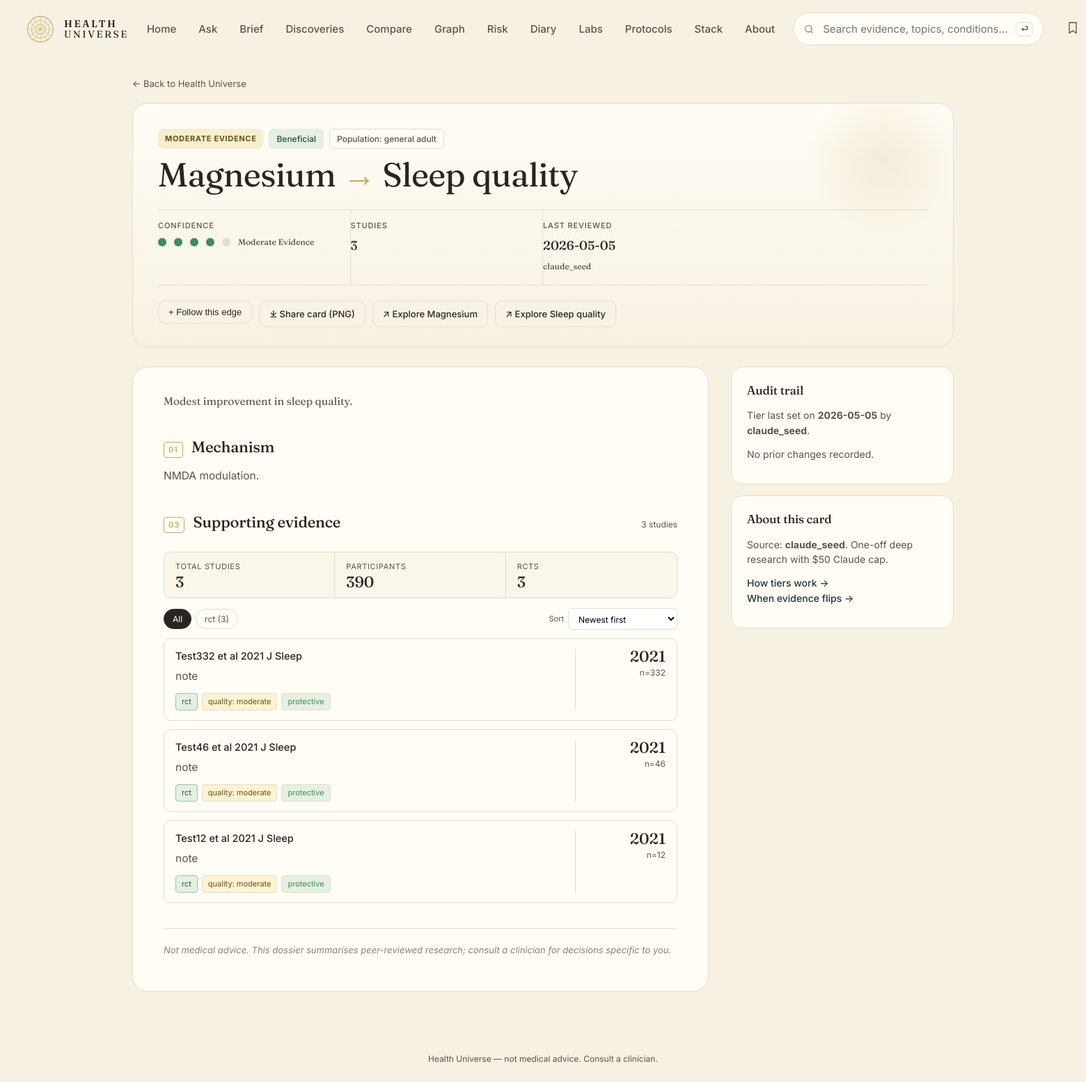
/edge/514, run on an earlier commit of the app's database.
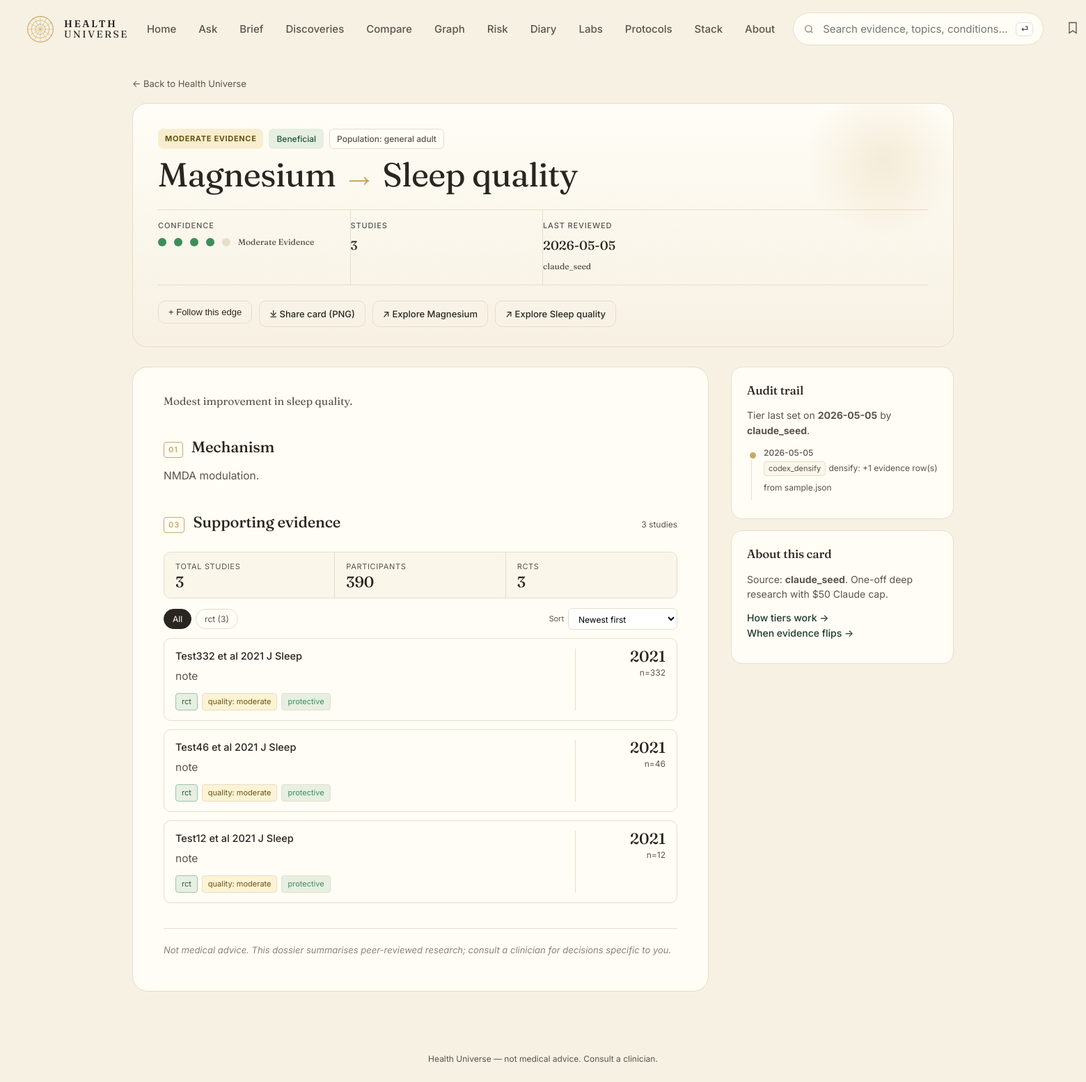
And on a later commit of the database.
### tables this page shows
CREATE TABLE edge (
    id              INTEGER PRIMARY KEY,
    factor_id       INTEGER NOT NULL REFERENCES entity(id),
    outcome_id      INTEGER NOT NULL REFERENCES entity(id),
    direction       TEXT NOT NULL CHECK (direction IN (
                      'protective','harmful','neutral','u_shaped','mixed')),
    tier            TEXT NOT NULL CHECK (tier IN ('A','B','C','D','X','deprecated')),
    effect_size     TEXT,         -- qualitative: trivial/small/moderate/large
    effect_quant    TEXT,         -- e.g. "RR 0.82 (0.74-0.91)"
    population      TEXT,         -- e.g. "adults>50; ApoE4 carriers"
    mechanism       TEXT,         -- 1-paragraph plain English
    summary         TEXT,         -- card body copy
    caveats         TEXT,
    seed_source     TEXT NOT NULL CHECK (seed_source IN ('claude_seed','gemma_daily','manual')),
    created_at      TEXT NOT NULL DEFAULT (datetime('now')),
    updated_at      TEXT NOT NULL DEFAULT (datetime('now')),
    last_reviewed   TEXT NOT NULL DEFAULT (datetime('now')), embedding BLOB, embedded_at TEXT,
    UNIQUE(factor_id, outcome_id, population)
);

CREATE TABLE entity (
    id            INTEGER PRIMARY KEY,
    slug          TEXT NOT NULL UNIQUE,
    name          TEXT NOT NULL,
    kind          TEXT NOT NULL CHECK (kind IN (
                    'food','nutrient','supplement','drug','activity',
                    'behavior','environmental','pathogen','gene',
                    'biomarker','condition','process')),
    aliases       TEXT,           -- JSON array
    description   TEXT,
    created_at    TEXT NOT NULL DEFAULT (datetime('now')),
    updated_at    TEXT NOT NULL DEFAULT (datetime('now'))
, embedding BLOB, embedded_at TEXT);

CREATE TABLE evidence (
    id            INTEGER PRIMARY KEY,
    edge_id       INTEGER NOT NULL REFERENCES edge(id) ON DELETE CASCADE,
    citation      TEXT NOT NULL,
    url           TEXT,
    doi           TEXT,
    pmid          TEXT,
    year          INTEGER,
    study_type    TEXT CHECK (study_type IN (
                    'meta_analysis','systematic_review','rct','cohort',
                    'case_control','cross_sectional','mechanistic',
                    'animal','case_report','expert_opinion')),
    n_participants INTEGER,
    direction     TEXT,           -- direction this study supports
    quality       TEXT CHECK (quality IN ('high','moderate','low','very_low')),
    notes         TEXT,
    source_id     INTEGER REFERENCES source(id),
    created_at    TEXT NOT NULL DEFAULT (datetime('now'))
, is_counter INTEGER NOT NULL DEFAULT 0);

CREATE TABLE edge_history (
    id          INTEGER PRIMARY KEY,
    edge_id     INTEGER NOT NULL REFERENCES edge(id) ON DELETE CASCADE,
    changed_at  TEXT NOT NULL DEFAULT (datetime('now')),
    field       TEXT NOT NULL,
    old_value   TEXT,
    new_value   TEXT,
    reason      TEXT,
    actor       TEXT             -- 'claude_seed','gemma_daily','claude_adjudicator','human'
);

### web/app.py (the view)
@app.get("/edge/{edge_id}", response_class=HTMLResponse)
def edge_detail(request: Request, edge_id: int):
    profile = decode(request.cookies.get(COOKIE))
    with connect() as conn:
        e = conn.execute("""
            SELECT e.*, f.slug AS f_slug, f.name AS f_name, f.kind AS f_kind,
                   o.slug AS o_slug, o.name AS o_name, o.kind AS o_kind
            FROM edge e
            JOIN entity f ON f.id = e.factor_id
            JOIN entity o ON o.id = e.outcome_id
            WHERE e.id = ?""", (edge_id,)).fetchone()
        if not e:
            return HTMLResponse("Not found", status_code=404)
        try:
            evidence = conn.execute("""
                SELECT ev.*, COALESCE(s.is_retracted, 0) AS is_retracted,
                       s.retraction_note
                FROM evidence ev
                LEFT JOIN evidence_status s ON s.pmid = ev.pmid
                WHERE ev.edge_id=? AND COALESCE(ev.is_counter,0)=0
                ORDER BY ev.year DESC""", (edge_id,)).fetchall()
            counter = conn.execute("""
                SELECT ev.*, COALESCE(s.is_retracted, 0) AS is_retracted,
                       s.retraction_note
                FROM evidence ev
                LEFT JOIN evidence_status s ON s.pmid = ev.pmid
                WHERE ev.edge_id=? AND COALESCE(ev.is_counter,0)=1
                ORDER BY ev.year DESC""", (edge_id,)).fetchall()
        except Exception:
            evidence = conn.execute(
                "SELECT *, 0 AS is_retracted, NULL AS retraction_note "
                "FROM evidence WHERE edge_id=? AND COALESCE(is_counter,0)=0 "
                "ORDER BY year DESC", (edge_id,)).fetchall()
            counter = conn.execute(
                "SELECT *, 0 AS is_retracted, NULL AS retraction_note "
                "FROM evidence WHERE edge_id=? AND COALESCE(is_counter,0)=1 "
                "ORDER BY year DESC", (edge_id,)).fetchall()
        history = conn.execute(
            "SELECT * FROM edge_history WHERE edge_id = ? ORDER BY changed_at DESC",
            (edge_id,)).fetchall()
    ev_rows = [dict(r) for r in evidence]
    co_rows = [dict(r) for r in counter]
    retracted_count = sum(1 for r in ev_rows + co_rows if r.get("is_retracted"))
    return render(request, "edge.html", {
        "e": dict(e),
        "evidence": ev_rows,
        "counter": co_rows,
        "history": [dict(r) for r in history],
        "retracted_evidence_count": retracted_count,
        "profile": profile,
    })

### web/templates/edge.html (shortened to what this page needs)
{% extends "base.html" %}
{% block content %}
<section class="dossier">
  <a class="back" href="/">← Back to Health Universe</a>
  <header class="dossier-hero">
    <div class="dossier-eyebrow">
      <span class="pill tier-{{ e.tier }}">{{ TIER_LABEL[e.tier] | upper }}</span>
      <span class="badge dir-{{ e.direction }}">{{ DIRECTION_LABEL[e.direction] }}</span>
      {% if e.population %}<span class="badge ghost">Population: {{ e.population }}</span>{% endif %}
    </div>
    <h1 class="dossier-title">
      {{ e.f_name }} <span class="dossier-arrow" aria-hidden="true">→</span> {{ e.o_name }}
    </h1>
    <dl class="dossier-stats">
      <div>
        <dt>Confidence</dt>
        <dd class="dossier-conf">
          {% for i in range(5) %}<span class="dotmark big {% if i < TIER_DOTS[e.tier] %}on{% endif %}"></span>{% endfor %}
          <span class="muted small">{{ TIER_LABEL[e.tier] }}</span>
        </dd>
      </div>
      <div>
        <dt>Studies</dt>
        <dd>{{ evidence|length }}{% if counter %} <span class="muted small">+ {{ counter|length }} counter</span>{% endif %}</dd>
      </div>
      <div>
        <dt>Last reviewed</dt>
        <dd>{{ e.last_reviewed[:10] }}<br/><span class="muted small">{{ e.seed_source }}</span></dd>
      </div>
    </dl>
    <div class="dossier-actions">
      <form method="post" action="/follow" style="display:inline">
        <button class="btn-secondary inline {% if e.id in (profile.watch_edges if profile else []) %}is-following{% endif %}" type="submit">
          {% if e.id in (profile.watch_edges if profile else []) %}✓ Following{% else %}+ Follow this edge{% endif %}
        </button>
      </form>
      <a class="btn-secondary inline" href="/edge/{{ e.id }}.png" target="_blank" rel="noopener">⤓ Share card (PNG)</a>
      <a class="btn-secondary inline" href="/explore?focus={{ e.f_slug }}">↗ Explore {{ e.f_name }}</a>
      <a class="btn-secondary inline" href="/explore?focus={{ e.o_slug }}">↗ Explore {{ e.o_name }}</a>
    </div>
  </header>
  <div class="dossier-grid">
    <article class="dossier-body">
      <section class="dossier-section dossier-lede">
        <p>{{ e.summary }}</p>
      </section>
      {% if e.mechanism %}
      <section class="dossier-section">
        <h2 class="dossier-h2"><span class="dossier-num">01</span> Mechanism</h2>
        <p>{{ e.mechanism }}</p>
      </section>
      {% endif %}
      <section class="dossier-section" id="evidence-section">
        <div class="dossier-section-head">
          <h2 class="dossier-h2"><span class="dossier-num">03</span> Supporting evidence</h2>
          <span class="muted small">{{ evidence|length }} stud{{ evidence|length == 1 and "y" or "ies" }}{% if counter %} · {{ counter|length }} counter{% endif %}</span>
        </div>
        {% if evidence %}
        <div class="evidence-rail">
          {% set st_counts = {} %}
          {% set total_n_ns = namespace(v=0) %}
          {% for ev in evidence %}
            {% set _ = st_counts.update({ev.study_type or 'other': st_counts.get(ev.study_type or 'other', 0) + 1}) %}
            {% if ev.n_participants %}{% set total_n_ns.v = total_n_ns.v + ev.n_participants %}{% endif %}
          {% endfor %}
          {% set total_n = total_n_ns.v %}
          <div class="evidence-rail-stat">
            <dt>Total studies</dt><dd>{{ evidence|length }}</dd>
          </div>
          <div class="evidence-rail-stat">
            <dt>Participants</dt><dd>{{ total_n and "{:,}".format(total_n) or "—" }}</dd>
          </div>
          {% if st_counts.get('rct') %}
          <div class="evidence-rail-stat">
            <dt>RCTs</dt><dd>{{ st_counts.get('rct', 0) }}</dd>
          </div>
          {% endif %}
        </div>
        <div class="evidence-controls" role="toolbar" aria-label="Filter evidence">
          <button class="ev-filter active" data-ev-filter="all">All</button>
          {% for st, n in st_counts.items() %}
            {% if n %}<button class="ev-filter" data-ev-filter="{{ st }}">{{ st.replace("_", " ") }} ({{ n }})</button>{% endif %}
          {% endfor %}
          <label class="ev-sort-label">Sort
            <select id="evSort">
              <option value="year-desc">Newest first</option>
            </select>
          </label>
        </div>
        <div class="evidence-list" id="evidence-list">
          {% for ev in evidence %}
          <article class="evidence-row {% if ev.is_retracted %}is-retracted{% endif %}"
                   data-study-type="{{ ev.study_type or 'other' }}"
                   data-year="{{ ev.year or 0 }}"
                   data-quality="{% if ev.quality == 'high' %}4{% elif ev.quality == 'moderate' %}3{% elif ev.quality == 'low' %}2{% elif ev.quality == 'very_low' %}1{% else %}0{% endif %}"
                   data-n="{{ ev.n_participants or 0 }}">
            <div class="evidence-row-main">
              <div class="evidence-citation">
                <span>{{ ev.citation }}</span>
              </div>
              {% if ev.notes %}<p class="evidence-notes">{{ ev.notes }}</p>{% endif %}
              <div class="evidence-meta">
                {% if ev.study_type %}<span class="ev-tag tag-{{ ev.study_type }}">{{ ev.study_type.replace("_", " ") }}</span>{% endif %}
                {% if ev.quality %}<span class="ev-tag qual-{{ ev.quality }}">quality: {{ ev.quality.replace("_", " ") }}</span>{% endif %}
                {% if ev.direction %}<span class="ev-tag dir-{{ ev.direction }}">{{ ev.direction.replace("_", " ") }}</span>{% endif %}
              </div>
            </div>
            <div class="evidence-row-side">
              <div class="evidence-year">{{ ev.year or "—" }}</div>
              {% if ev.n_participants %}<div class="evidence-n">n={{ "{:,}".format(ev.n_participants) }}</div>{% endif %}
            </div>
          </article>
          {% endfor %}
        </div>
        {% else %}
        <p class="muted">No supporting evidence rows on file.</p>
        {% endif %}
      </section>
      <p class="dossier-disclaimer">Not medical advice. This dossier summarises peer-reviewed research; consult a clinician for decisions specific to you.</p>
    </article>
    <aside class="dossier-side">
      <div class="dossier-side-card">
        <h3>Audit trail</h3>
        <p class="muted body-sm">Tier last set on <b>{{ e.last_reviewed[:10] }}</b> by <b>{{ e.seed_source }}</b>.</p>
        {% if history %}
        <ol class="dossier-timeline">
          {% for h in history %}
          <li>
            <span class="dossier-tl-date">{{ h.changed_at[:10] }}</span>
            <span class="dossier-tl-actor">{{ h.actor }}</span>
            <small class="muted">{{ h.reason or h.field }}</small>
          </li>
          {% endfor %}
        </ol>
        {% else %}
        <p class="muted body-sm">No prior changes recorded.</p>
        {% endif %}
      </div>
      <div class="dossier-side-card">
        <h3>About this card</h3>
        <p class="body-sm muted">Source: <b>{{ e.seed_source }}</b>. {% if e.seed_source == "claude_seed" %}One-off deep research with $50 Claude cap.{% elif e.seed_source == "gemma_daily" %}Auto-extracted by the daily Gemma loop from new abstracts.{% else %}Imported from a verified payload (every PMID resolves on PubMed).{% endif %}</p>
        <p class="body-sm">
          <a class="link" href="/about">How tiers work →</a><br/>
          <a class="link" href="/myths">When evidence flips →</a>
        </p>
      </div>
    </aside>
  </div>
</section>
{% endblock %}

### web/templates/base.html (shortened to what this page needs)
<!doctype html>
<html lang="en">
<head>
<link rel="stylesheet" href="/static/style.css" />
</head>
<body>
<header class="topnav" role="banner">
  <a class="brand" href="/">
    <span class="brand-mark" aria-hidden="true">
      <svg viewBox="0 0 48 48" width="44" height="44">
        <circle cx="24" cy="24" r="20" fill="none" stroke="currentColor" stroke-width="1.2"/>
        <circle cx="24" cy="24" r="14" fill="none" stroke="currentColor" stroke-width="0.8"/>
        <circle cx="24" cy="24" r="8"  fill="none" stroke="currentColor" stroke-width="0.8"/>
        {% for a in [0,30,60,90,120,150] %}
        <line x1="24" y1="4" x2="24" y2="44" stroke="currentColor" stroke-width="0.5"
              transform="rotate({{a}} 24 24)"/>
        {% endfor %}
      </svg>
    </span>
    <span class="brand-text"><b>HEALTH</b><br/>UNIVERSE</span>
  </a>
  <nav class="topnav-links" aria-label="Primary">
    <a href="/">Home</a>
    <a href="/ask">Ask</a>
    <a href="/brief">Brief</a>
    <a href="/discoveries">Discoveries</a>
    <a href="/compare">Compare</a>
    <a href="/explore">Graph</a>
    <a href="/risk">Risk</a>
    <a href="/diary">Diary</a>
    <a href="/labs">Labs</a>
    <a href="/protocols">Protocols</a>
    <a href="/me">Stack</a>
    <a href="/about">About</a>
  </nav>
  <form class="topnav-search" method="get" action="/search">
    <svg width="16" height="16" viewBox="0 0 24 24" fill="none" stroke="currentColor" stroke-width="2"><circle cx="11" cy="11" r="7"/><path d="m20 20-3.5-3.5"/></svg>
    <input id="site-search-query" name="q" placeholder="Search evidence, topics, conditions…" aria-label="Site search" />
    <kbd>⏎</kbd>
  </form>
  <div class="topnav-actions">
    <button type="button" aria-label="Open saved evidence"><svg width="20" height="20" viewBox="0 0 24 24" fill="none" stroke="currentColor" stroke-width="1.6"><path d="M6 3h12v18l-6-4-6 4z"/></svg></button>
  </div>
</header>
<main id="main-content" tabindex="-1">{% block content %}{% endblock %}</main>
<footer class="footer">
  <span>Health Universe — not medical advice. Consult a clinician.</span>
</footer>
</body>
</html>

What changed in the data, as far as the page shows it:
added edge_history: changed_at "2026-05-05", actor "codex_densify", reason "densify: +1 evidence row(s) from sample.json"
Also different on the page:
text no longer shown: "No prior changes recorded."
